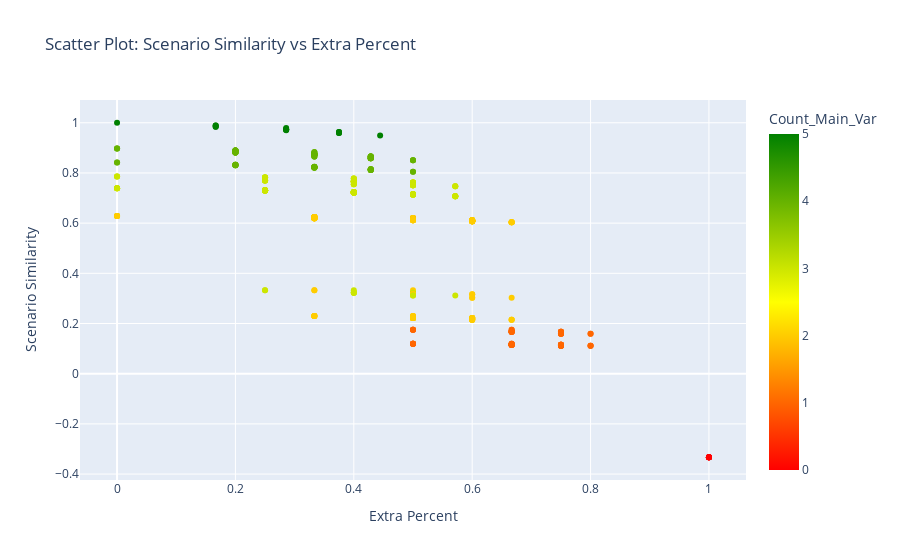

This figure's notebook cell:
### Code cell
fig = px.scatter(
    df,
    x='extra_percent',
    y='Scenario Similarity',
    color='Count_Main_Var',
    title='Scatter Plot: Scenario Similarity vs Extra Percent',
    labels={
        'extra_percent': 'Extra Percent',
        'Scenario Similarity': 'Scenario Similarity'
    },
    color_continuous_scale=['red', 'yellow', 'green']
)

# Exibindo o gráfico
fig.show()

### Figure 1 — Plotly figure (JSON) as saved in the notebook; plotly's stock layout.template omitted (floating-point values rounded to 4 significant figures; data arrays with more than 128 entries replaced by an {"elided": "..."} marker saying what was removed)
{"data": [{"hovertemplate": "Extra Percent=%{x}<br>Scenario Similarity=%{y}<br>Count_Main_Var=%{marker.color}<extra></extra>", "legendgroup": "", "marker": {"color": {"elided": "465 int values"}, "coloraxis": "coloraxis", "symbol": "circle"}, "mode": "markers", "name": "", "orientation": "v", "showlegend": false, "type": "scatter", "x": {"elided": "465 float values"}, "xaxis": "x", "y": {"elided": "465 float values"}, "yaxis": "y"}], "layout": {"coloraxis": {"colorbar": {"title": {"text": "Count_Main_Var"}}, "colorscale": [[0, "red"], [0.5, "yellow"], [1, "green"]]}, "legend": {"tracegroupgap": 0}, "title": {"text": "Scatter Plot: Scenario Similarity vs Extra Percent"}, "xaxis": {"anchor": "y", "domain": [0, 1], "title": {"text": "Extra Percent"}}, "yaxis": {"anchor": "x", "domain": [0, 1], "title": {"text": "Scenario Similarity"}}}}
